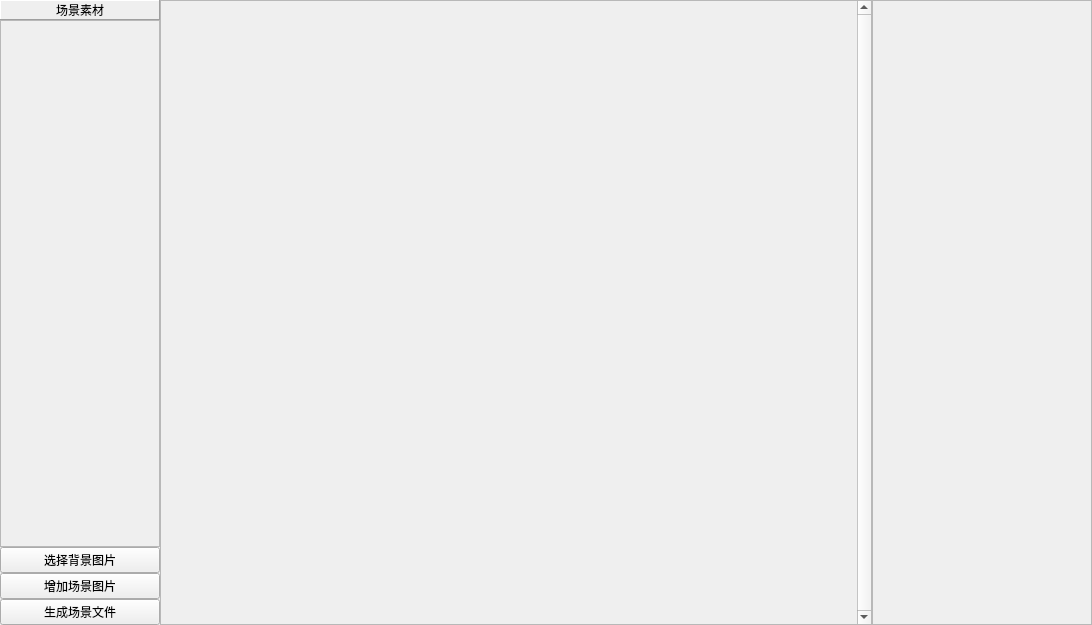
<?xml version="1.0" encoding="UTF-8"?>
<ui version="4.0">
 <class>SceneWidget</class>
 <widget class="QWidget" name="SceneWidget">
  <property name="geometry">
   <rect>
    <x>0</x>
    <y>0</y>
    <width>1092</width>
    <height>625</height>
   </rect>
  </property>
  <property name="windowTitle">
   <string>Form</string>
  </property>
  <layout class="QHBoxLayout" name="horizontalLayout">
   <property name="spacing">
    <number>0</number>
   </property>
   <property name="leftMargin">
    <number>0</number>
   </property>
   <property name="topMargin">
    <number>0</number>
   </property>
   <property name="rightMargin">
    <number>0</number>
   </property>
   <property name="bottomMargin">
    <number>0</number>
   </property>
   <item>
    <layout class="QVBoxLayout" name="verticalLayout">
     <item>
      <widget class="QLabel" name="label">
       <property name="maximumSize">
        <size>
         <width>16777215</width>
         <height>16777215</height>
        </size>
       </property>
       <property name="frameShape">
        <enum>QFrame::Panel</enum>
       </property>
       <property name="frameShadow">
        <enum>QFrame::Raised</enum>
       </property>
       <property name="text">
        <string>场景素材</string>
       </property>
       <property name="alignment">
        <set>Qt::AlignCenter</set>
       </property>
      </widget>
     </item>
     <item>
      <widget class="QScrollArea" name="listArea">
       <property name="sizePolicy">
        <sizepolicy hsizetype="Maximum" vsizetype="Expanding">
         <horstretch>0</horstretch>
         <verstretch>0</verstretch>
        </sizepolicy>
       </property>
       <property name="minimumSize">
        <size>
         <width>160</width>
         <height>0</height>
        </size>
       </property>
       <property name="maximumSize">
        <size>
         <width>16777215</width>
         <height>16777215</height>
        </size>
       </property>
       <property name="widgetResizable">
        <bool>true</bool>
       </property>
       <widget class="QWidget" name="scrollAreaWidgetContents_4">
        <property name="geometry">
         <rect>
          <x>0</x>
          <y>0</y>
          <width>158</width>
          <height>514</height>
         </rect>
        </property>
       </widget>
      </widget>
     </item>
     <item>
      <widget class="QPushButton" name="selectbgBtn">
       <property name="maximumSize">
        <size>
         <width>16777215</width>
         <height>16777215</height>
        </size>
       </property>
       <property name="text">
        <string>选择背景图片</string>
       </property>
      </widget>
     </item>
     <item>
      <widget class="QPushButton" name="selectotherBtn">
       <property name="maximumSize">
        <size>
         <width>16777215</width>
         <height>16777215</height>
        </size>
       </property>
       <property name="text">
        <string>增加场景图片</string>
       </property>
      </widget>
     </item>
     <item>
      <widget class="QPushButton" name="createxmlBtn">
       <property name="maximumSize">
        <size>
         <width>16777215</width>
         <height>16777215</height>
        </size>
       </property>
       <property name="text">
        <string>生成场景文件</string>
       </property>
      </widget>
     </item>
    </layout>
   </item>
   <item>
    <widget class="QScrollArea" name="scrollArea">
     <property name="verticalScrollBarPolicy">
      <enum>Qt::ScrollBarAlwaysOn</enum>
     </property>
     <property name="horizontalScrollBarPolicy">
      <enum>Qt::ScrollBarAlwaysOff</enum>
     </property>
     <property name="widgetResizable">
      <bool>false</bool>
     </property>
     <property name="alignment">
      <set>Qt::AlignCenter</set>
     </property>
     <widget class="QWidget" name="scrollAreaWidgetContents">
      <property name="geometry">
       <rect>
        <x>9</x>
        <y>9</y>
        <width>661</width>
        <height>605</height>
       </rect>
      </property>
     </widget>
    </widget>
   </item>
   <item>
    <widget class="QScrollArea" name="propertyPane">
     <property name="sizePolicy">
      <sizepolicy hsizetype="Maximum" vsizetype="Expanding">
       <horstretch>0</horstretch>
       <verstretch>0</verstretch>
      </sizepolicy>
     </property>
     <property name="minimumSize">
      <size>
       <width>220</width>
       <height>600</height>
      </size>
     </property>
     <property name="widgetResizable">
      <bool>true</bool>
     </property>
     <widget class="QWidget" name="scrollAreaWidgetContents_2">
      <property name="geometry">
       <rect>
        <x>0</x>
        <y>0</y>
        <width>218</width>
        <height>623</height>
       </rect>
      </property>
     </widget>
    </widget>
   </item>
  </layout>
 </widget>
 <resources/>
 <connections/>
</ui>
